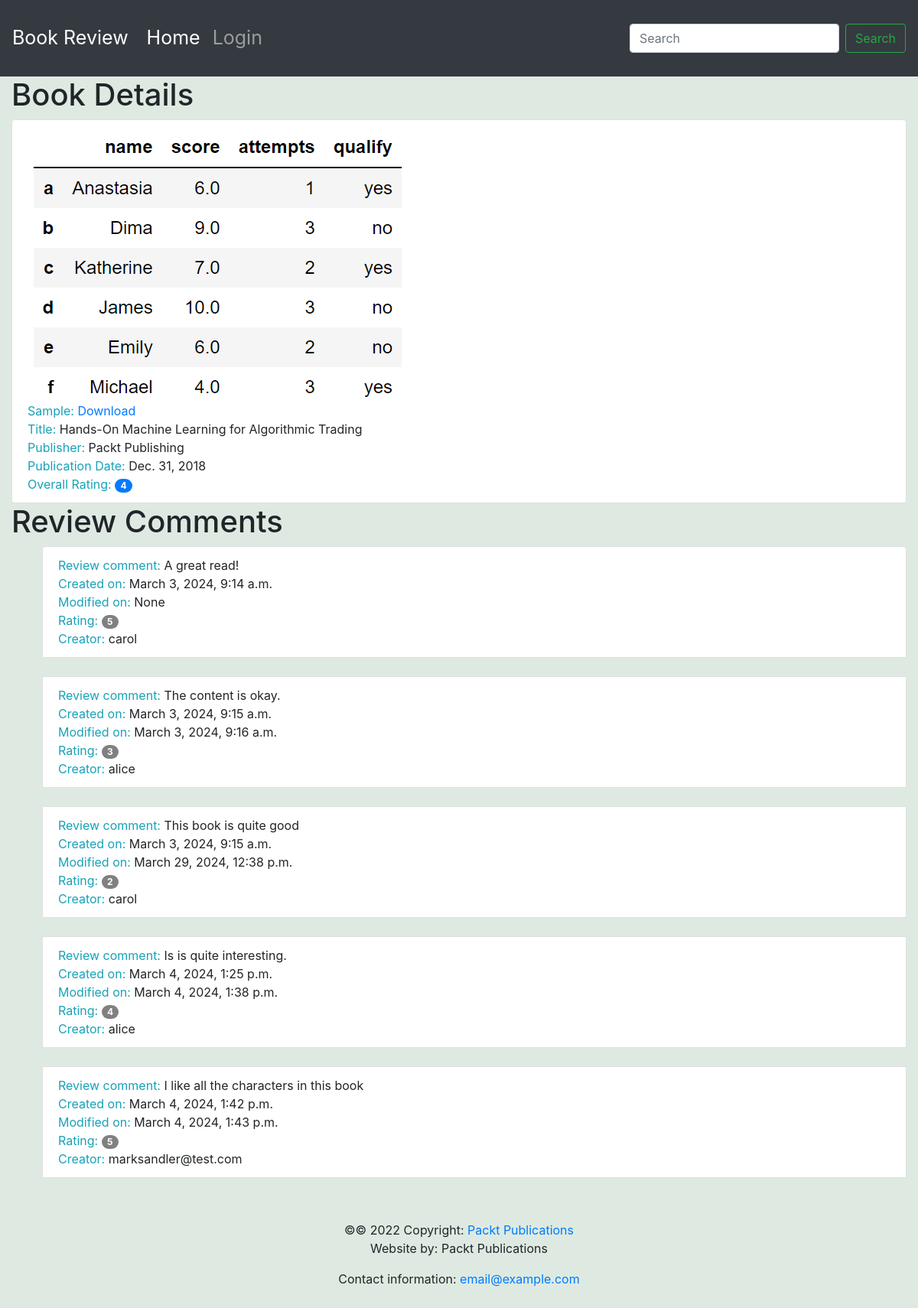
The page /books/2/ on the database its author committed.
### reviews/models.py (models this page shows, shortened)
class Book(models.Model):
    title = models.CharField(
        max_length=70,
        help_text="The title of the book."
    )
    publication_date = models.DateField(
        verbose_name="Date the book was published."
    )
    isbn = models.CharField(
        max_length=20,
        verbose_name="ISBN number of the book."
    )
    publisher = models.ForeignKey(
        Publisher,
        on_delete=models.CASCADE
    )
    contributors = models.ManyToManyField(
        'Contributor',
        through="BookContributor"
    )
    cover = models.ImageField(
        null=True,
        upload_to="book_covers/"
    )
    sample = models.FileField(
        null=True,
        upload_to='book_samples/'
    )

class Publisher(models.Model):
    name = models.CharField(
        max_length=50,
        help_text="The name of the Publisher."
    )
    website = models.URLField(
        help_text="The Publisher's website."
    )
    email = models.EmailField(
        help_text="The Publisher's email address."
    )
    def __str__(self):
        return self.name

class Review(models.Model):
    content = models.TextField(
        help_text="The Review text."
    )
    rating = models.IntegerField(
        help_text="The rating the reviewer has given."
    )
    date_created = models.DateTimeField(
        auto_now_add=True,
        help_text="The date and time the review was created."
    )
    date_edited = models.DateTimeField(
        null=True,
        help_text="The date and time the review was last edited."
    )
    creator = models.ForeignKey(
        auth.get_user_model(),
        on_delete=models.CASCADE
    )
    book = models.ForeignKey(
        Book,
        on_delete=models.CASCADE,
        help_text="The Book that this review is for."
    )

### reviews/views.py (the view, shortened to what this page needs)
# urls.py: path('books/<int:id>/', views.book_detail, name='book_detail'),
def book_detail(request, id):
    book = get_object_or_404(Book, id=id) #Lấy thẳng đối tượng Book có id bằng id truyền vào in type ra sẽ thấy rõ hơn
    reviews = book.review_set.all()
    if reviews is not None:
        book_rating = average_rating([rev.rating for rev in reviews])
        context = {'book': book, 'book_rating': book_rating, 'reviews': reviews}
    else:
        context = {'book': book, 'book_rating': None, 'reviews': reviews}
    return render(request, 'reviews/review_detail.html', context)

### reviews/utils.py (called while the page is built)
def average_rating(rating_list):
    if not rating_list:
        return 0
    return round(sum(rating_list) / len(rating_list))

### reviews/templates/reviews/review_detail.html (shortened to what this page needs)
{% extends 'base.html' %}
{% block content %}
<h1>Book Details</h1>
<ul class="list-group">
 <li class="list-group-item">
  {% if book.cover %}
   <img src="{{ book.cover.url }}" alt="">
   <br>
  {% endif %}
  {% if book.sample %}
    <span class="text-info">Sample: </span>
   <a href="{{book.sample.url}}" target="_blank">Download</a>
   <br>
  {% endif %}
  <span class="text-info">Title: </span>
  <span>{{book.title }}</span>
  <br>
  <span class="text-info">Publisher: </span>
  <span>{{book.publisher }}</span>
  <br>
  <span class="text-info">Publication Date: </span>
  <span>{{book.publication_date }}</span>
  <br>
  <span class="text-info">Overall Rating: </span>
  <span class="badge badge-primary badge-pill">{{book_rating }}</span>
  <br>
 </li>
</ul>
<h1>Review Comments</h1>
<ul>
  {% for review in reviews %}
   <li class="list-group-item">
    <span class="text-info">Review comment: </span>
    <span>{{review.content }}</span>
    <br>
    <span class="text-info">Created on: </span>
    <span>{{review.date_created }}</span>
    <br>
    <span class="text-info">Modified on: </span>
    <span>{{review.date_edited }}</span>
    <br>
    <span class="text-info">Rating: </span>
    <span style="background-color: grey" class="badge badge-primary badge-pill">{{ review.rating }}</span>
    <br>
    <span class="text-info">Creator: </span>
    <span>{{review.creator}}</span>
   </li>
  {% endfor %}
</ul>
{% endblock %}

### templates/base.html (shortened to what this page needs)
<!doctype html>
<html lang="en">
  <head>
    <link rel="stylesheet" href="https://stackpath.bootstrapcdn.com/bootstrap/4.4.1/css/bootstrap.min.css">
    <link rel="stylesheet" href="https://cdnjs.cloudflare.com/ajax/libs/font-awesome/4.7.0/css/font-awesome.min.css">
  </head>
  <body style="background-color: rgb(222, 234, 225)">
      <nav class="navbar navbar-expand-sm navbar-dark bg-dark sticky-top">
        <a class="navbar-brand" href="/">Book Review</a>
        <div class="collapse navbar-collapse" id="navbarSupportedContent">
          <ul class="navbar-nav mr-auto">
            <li class="nav-item active">
              <a class="nav-link" href="/books/">Home <span class="sr-only">(current)</span></a>
            </li>
            {% if user.is_authenticated %}
            <li class="nav-item">
              <a class="nav-link" href="/accounts/logout">Logout</a>
            </li>
            {% else %}
            <li class="nav-item">
              <a class="nav-link" href="/accounts/login">Login</a>
            </li>
            {% endif %}
          </ul>
          <form class="form-inline my-2 my-lg-0" method="get" action="/book-search">
            <input class="form-control mr-sm-2" type="search" placeholder="Search" aria-label="Search" name="search" min_length=3 value="{{ search_text }}">
            <button class="btn btn-outline-success my-2 my-sm-0" type="submit" name="search_in" value="title">Search</button>
          </form>
        </div>
      </nav>
    <div class="container-fluid">
       {% block content %}{% endblock %}
    </div>
    <footer class="page-footer font-small blue">
      <div class="footer-copyright text-center py-3">&copy;© 2022 Copyright:
        <a href="https://www.packtpub.com"> Packt Publications</a>
        <p>Website by: Packt Publications</p>
        <p>Contact information: <a href="mailto:email@example.com">email@example.com</a></p>
      </div>
    </footer>
  </body>
</html>

### templates/base.html (style rules this page uses)
.navbar { min-height: 100px; font-size: 25px; }
.navbar-brand { font-size: 25px; }

### rows shown on the page
Book: cover (picture), title "Hands-On Machine Learning for Algorithmic Trading", publisher "Packt Publishing", publication_date "Dec. 31, 2018"
Review: content "A great read!", date_created "March 3, 2024, 9:14 a.m.", date_edited "None", rating "5", creator "carol"
Review: content "The content is okay.", date_created "March 3, 2024, 9:15 a.m.", date_edited "March 3, 2024, 9:16 a.m.", rating "3", creator "alice"
Review: content "This book is quite good", date_created "March 3, 2024, 9:15 a.m.", date_edited "March 29, 2024, 12:38 p.m.", rating "2", creator "carol"
Review: content "Is is quite interesting.", date_created "March 4, 2024, 1:25 p.m.", date_edited "March 4, 2024, 1:38 p.m.", rating "4", creator "alice"
Review: content "I like all the characters in this book", date_created "March 4, 2024, 1:42 p.m.", date_edited "March 4, 2024, 1:43 p.m.", rating "5", creator "marksandler@test.com"

### other values the page prints
{{ book_rating }} "4"
